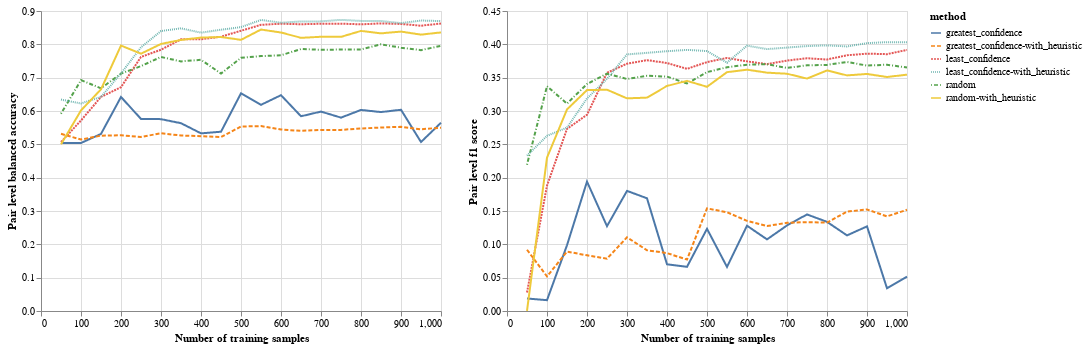

The code cell stored with this chart in its notebook:
### Code cell
output_dir = "/gscratch/balazinska/enhaoz/complex_event_video/src/outputs/clevrer_collision/"
output_files = ["greatest_confidence-nearby3-random_forest_with_balanced_class_weights.txt", "least_confidence-nearby3-random_forest_with_balanced_class_weights.txt", "random-nearby3-random_forest_with_balanced_class_weights.txt", "greatest_confidence-nearby3-random_forest_with_balanced_class_weights-with_heuristic.txt", "least_confidence-nearby3-random_forest_with_balanced_class_weights-with_heuristic.txt",
"random-nearby3-random_forest_with_balanced_class_weights-with_heuristic.txt"]
method_names = ["greatest_confidence", "least_confidence", "random", "greatest_confidence-with_heuristic", "least_confidence-with_heuristic", "random-with_heuristic"]
table = []
for idx, output_file in enumerate(output_files):
    # Read json file
    with open(os.path.join(output_dir, output_file), "r") as f:
        data = json.loads(f.read())
        for i in range(0, len(data), 3):
            row1 = data[i]
            row2 = data[i+1]
            row3 = data[i+2]
            m = re.match('training with (.*) data: ', row1)
            num_train = int(m.group(1))
            m = re.match('\[evaluation pair level\] balanced_accuracy: (?P<balanced_accuracy>.*); f1_score: (?P<f1>.*); tn, fp, fn, tp: (?P<tn>.*), (?P<fp>.*), (?P<fn>.*), (?P<tp>.*)', row2)
            pair_level_balanced_accuracy = float(m.group('balanced_accuracy'))
            pair_level_f1 = float(m.group('f1'))
            pair_level_tn = int(m.group('tn'))
            pair_level_fp = int(m.group('fp'))
            pair_level_fn = int(m.group('fn'))
            pair_level_tp = int(m.group('tp'))
            m = re.match('\[evaluation frame level\] balanced_accuracy: (?P<balanced_accuracy>.*); f1_score: (?P<f1>.*); tn, fp, fn, tp: (?P<tn>.*), (?P<fp>.*), (?P<fn>.*), (?P<tp>.*)', row3)
            frame_level_balanced_accuracy = float(m.group('balanced_accuracy'))
            frame_level_f1 = float(m.group('f1'))
            frame_level_tn = int(m.group('tn'))
            frame_level_fp = int(m.group('fp'))
            frame_level_fn = int(m.group('fn'))
            frame_level_tp = int(m.group('tp'))
            table.append([method_names[idx], num_train, pair_level_balanced_accuracy, pair_level_f1, pair_level_tn, pair_level_fp, pair_level_fn, pair_level_tp, frame_level_balanced_accuracy, frame_level_f1, frame_level_tn, frame_level_fp, frame_level_fn, frame_level_tp])
df = pd.DataFrame(table, columns = ['method', 'num_train', 'pair_level_balanced_accuracy', 'pair_level_f1', 'pair_level_tn', 'pair_level_fp', 'pair_level_fn', 'pair_level_tp', 'frame_level_balanced_accuracy', 'frame_level_f1', 'frame_level_tn', 'frame_level_fp', 'frame_level_fn', 'frame_level_tp'])
    
pair_level_balanced_accuracy_plot = alt.Chart(df).mark_line().encode(
    x=alt.X('num_train', title='Number of training samples'),
    y=alt.Y('pair_level_balanced_accuracy', title='Pair level balanced accuracy'),
    color=alt.Color('method'),
    strokeDash=alt.StrokeDash('method')
)

pair_level_f1_plot = alt.Chart(df).mark_line().encode(
    x=alt.X('num_train', title='Number of training samples'),
    y=alt.Y('pair_level_f1', title='Pair level f1 score'),
    color=alt.Color('method'),
    strokeDash=alt.StrokeDash('method')
)

pair_level_balanced_accuracy_plot | pair_level_f1_plot
